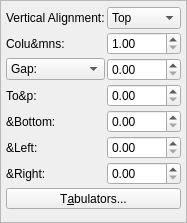
<?xml version="1.0" encoding="UTF-8"?>
<ui version="4.0">
 <class>PropertyWidget_DistanceBase</class>
 <widget class="QFrame" name="PropertyWidget_DistanceBase">
  <property name="geometry">
   <rect>
    <x>0</x>
    <y>0</y>
    <width>187</width>
    <height>223</height>
   </rect>
  </property>
  <property name="windowTitle">
   <string notr="true">Frame</string>
  </property>
  <property name="frameShape">
   <enum>QFrame::StyledPanel</enum>
  </property>
  <property name="frameShadow">
   <enum>QFrame::Raised</enum>
  </property>
  <layout class="QGridLayout" name="gridLayout">
   <property name="leftMargin">
    <number>5</number>
   </property>
   <property name="topMargin">
    <number>5</number>
   </property>
   <property name="rightMargin">
    <number>5</number>
   </property>
   <property name="bottomMargin">
    <number>5</number>
   </property>
   <property name="spacing">
    <number>2</number>
   </property>
   <item row="0" column="0">
    <widget class="QLabel" name="verticalAlignLabel">
     <property name="text">
      <string>Vertical Alignment:</string>
     </property>
    </widget>
   </item>
   <item row="0" column="1">
    <widget class="QComboBox" name="verticalAlign">
     <item>
      <property name="text">
       <string>Top</string>
      </property>
     </item>
     <item>
      <property name="text">
       <string>Middle</string>
      </property>
     </item>
     <item>
      <property name="text">
       <string>Bottom</string>
      </property>
     </item>
    </widget>
   </item>
   <item row="1" column="0">
    <widget class="QLabel" name="columnsLabel">
     <property name="text">
      <string>Colu&amp;mns:</string>
     </property>
    </widget>
   </item>
   <item row="1" column="1">
    <widget class="ScrSpinBox" name="columns">
     <property name="toolTip">
      <string>Number of columns in text frame</string>
     </property>
     <property name="minimum">
      <double>1.000000000000000</double>
     </property>
     <property name="maximum">
      <double>3000.000000000000000</double>
     </property>
    </widget>
   </item>
   <item row="2" column="0">
    <widget class="ScComboBox" name="columnGapLabel">
     <property name="toolTip">
      <string>Switches between Gap or Column width</string>
     </property>
     <item>
      <property name="text">
       <string>Gap:</string>
      </property>
     </item>
     <item>
      <property name="text">
       <string>Width:</string>
      </property>
     </item>
    </widget>
   </item>
   <item row="2" column="1">
    <widget class="ScrSpinBox" name="columnGap">
     <property name="toolTip">
      <string>Distance between columns</string>
     </property>
    </widget>
   </item>
   <item row="3" column="0">
    <widget class="QLabel" name="topLabel">
     <property name="text">
      <string>To&amp;p:</string>
     </property>
    </widget>
   </item>
   <item row="3" column="1">
    <widget class="ScrSpinBox" name="topDistance">
     <property name="toolTip">
      <string>Distance of text from top of frame</string>
     </property>
    </widget>
   </item>
   <item row="4" column="0">
    <widget class="QLabel" name="bottomLabel">
     <property name="text">
      <string>&amp;Bottom:</string>
     </property>
    </widget>
   </item>
   <item row="4" column="1">
    <widget class="ScrSpinBox" name="bottomDistance">
     <property name="toolTip">
      <string>Distance of text from bottom of frame</string>
     </property>
    </widget>
   </item>
   <item row="5" column="0">
    <widget class="QLabel" name="leftLabel">
     <property name="text">
      <string>&amp;Left:</string>
     </property>
    </widget>
   </item>
   <item row="5" column="1">
    <widget class="ScrSpinBox" name="leftDistance">
     <property name="toolTip">
      <string>Distance of text from left of frame</string>
     </property>
    </widget>
   </item>
   <item row="6" column="0">
    <widget class="QLabel" name="rightLabel">
     <property name="text">
      <string>&amp;Right:</string>
     </property>
    </widget>
   </item>
   <item row="6" column="1">
    <widget class="ScrSpinBox" name="rightDistance">
     <property name="toolTip">
      <string>Distance of text from right of frame</string>
     </property>
    </widget>
   </item>
   <item row="7" column="0" colspan="2">
    <widget class="QToolButton" name="tabsButton">
     <property name="sizePolicy">
      <sizepolicy hsizetype="MinimumExpanding" vsizetype="Fixed">
       <horstretch>0</horstretch>
       <verstretch>0</verstretch>
      </sizepolicy>
     </property>
     <property name="toolTip">
      <string>Edit tab settings of text frame...</string>
     </property>
     <property name="text">
      <string>T&amp;abulators...</string>
     </property>
    </widget>
   </item>
  </layout>
 </widget>
 <customwidgets>
  <customwidget>
   <class>ScrSpinBox</class>
   <extends>QDoubleSpinBox</extends>
   <header>ui/scrspinbox.h</header>
  </customwidget>
  <customwidget>
   <class>ScComboBox</class>
   <extends>QComboBox</extends>
   <header>ui/sccombobox.h</header>
  </customwidget>
 </customwidgets>
 <resources/>
 <connections/>
</ui>
